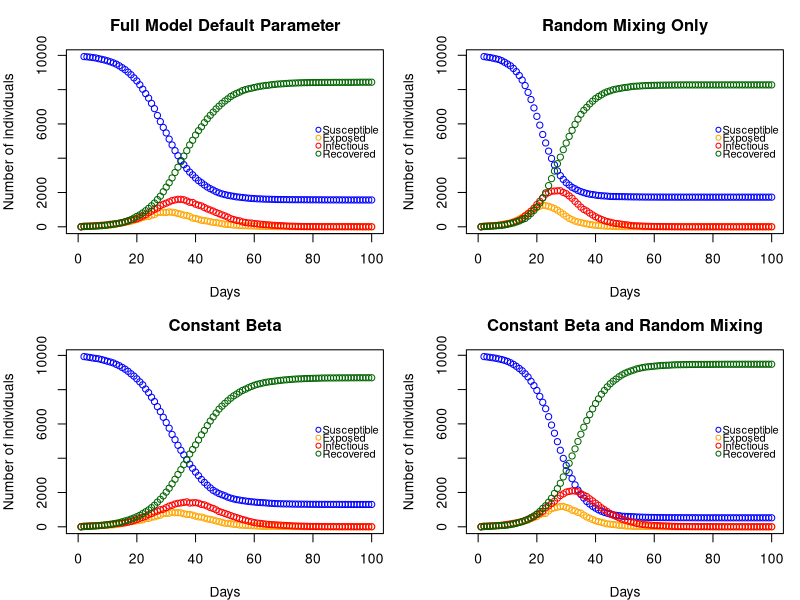

Write R code to recreate this figure.
start <- Sys.time()
# PROJECT 2 - EXTENDED STATISTICAL PROGRAMMING =================================

# Group 12 
# Aseel Alghamdi : S2901228
# Fenanda Dwitha Kurniasari : S2744048
# Nurmawiya : S2822251

# Aseel : create n people and its household, contact network, cross-check 
#         the entire code and revise code & comments
# Fenanda : create plot function, compare the model, cross-check the entire code
#           and revise code & comments
# Nurmawiya : create nseir function, cross-check code, cross-check the entire 
#             code and revise code & comments

# SEIR (Susceptible, Exposed, Infections, Recovered) Model Simulation
# Goals : create a model and how its use to investigate the role of household
#         and network structure on epidemic dynamics.


# 1) Create n people assigned to corresponding household where maximum size is 5
n <- 10000 #population size
hmax <- 5 #maximum household size
#creating n vector of which the number refers to household
#-and the occurrences refers to size of corresponding household
set.seed(1)
sizes <- sample(1:hmax, n, replace = TRUE)
h <- sample(rep(1:length(sizes), times = sizes)[1:n])

# 2) Contact network
get.net <- function (beta, nc=15, h) {
  # Function to create links (daily contacts) for each person
  
  # nc: average number of contacts per person, set to 15
  # beta: sociability parameter, higher means more likely to form links
  # OUTPUT : list of connected networks from each person (output.net)
  
  n <- length(beta) ## calculate total obs of beta, equal to total population
  beta_bar <- mean(beta) ## calculate mean of sociability parameter
  
  # Allocate possible connection formed in each individual
  
  output.net <- vector("list", n) ## list to store the result
  output.net0 <- integer(n) ## vector to store number of contact made per person
  
  # Make list of n elements which in each element initially has nc subelement
  # Later, we would allocate (drop/add sub-element and store possible contact
  # Initialise contact list for each person with nc=15 placeholders
  for (k in 1:n) output.net[[k]] <- integer(nc) ## set initial value output.net
  
  # Loop over each individual
  for (i in 1:(n-1)) {
    j <- (i+1):n # generating candidate contacts
    flag <- h[i] != h[j]  # flag to filter same household 
    j <- j[flag] # filter candidates contacts from different household
    
    if (length(j) == 0) next # skip iteration when there are no candidate
    
    # Probability of  a link between persons i and j 
    p_link <- nc * beta[i] * beta[j] / (beta_bar^2 * (n - 1))
    
    # Select the candidates contacts based on p-link
    linked <- j[runif(length(j)) < p_link] #vector possible candidate contacts
    
    # If there is chosen candidate(s), store it into output.net and output.net0
    if (length(linked) > 0) {
      # Position to fill
      pos = (output.net0[i]+1):(output.net0[i]+length(linked))
      
      # Assign link[[i]]to candidates from "linked" at given position
      output.net[[i]][pos] <- linked
      
      # Assign number of chosen candidates at i index in output.net0
      output.net0[i] <- output.net0[i] + length(linked)
      
      # Vice versa, assign "i" to their linked candidates
      for (j1 in linked) {
        # Assign i to output.net's of its chosen candidates
        output.net[[j1]][output.net0[j1]+1] <- i 
        # Assign the number of candidates (add by 1) to its chosen candidates
        output.net0[j1] <- output.net0[j1] + 1 
      }
    }
    ## to the next value of i
  }
  
  # Drop sub-element/rejected candidates and replace person with no contact 
  for (k in 1:n) {
    if (output.net0[k] > 0) { 
      # Filter assigned links when chosen number of chosen candidates < nc
      output.net[[k]] <- output.net[[k]][1:output.net0[k]]
    } else {
      # if there is no chosen candidate, replace sub-element into NULL
      output.net[[k]] <- integer(0)
    }
  }
  return(output.net)
} ## get.net

# 3) nseir function
nseir <- function(beta, h, alink, alpha=c(.1, .01, .01),
                  delta=.2, gamma=.4, nc=15, nt=100, pinf=.005){
  # SEIR stochastic simulation model
  # beta: sociability parameter of each person
  # h: household list
  # alink: list of regular contacts of each person returned by get.net
  # alpha[1]: daily prob i infecting j if in same household (alpha h)
  # alpha[2]: daily prob i infecting j if in regular contact (alpha c)
  # alpha[3]: daily prob i infecting j through random mixing (alpha r)
  # delta: daily prob I -> R
  # gamma: daily prob E -> I
  # nc: average number of daily contacts for each person
  # nt: number of days to simulate
  # pinf: proportion of the initial population to randomly start in the I state
  
  # output : nt x 5 matrix contains the number of people across states (S,E,I,R) 
  #          in each days (from 1st day to nt(100th) day). It depicts the 
  #          dynamic change in the number of people in each states based on 
  #          their daily network (from same household and daily contact) and 
  #          random mixing (Irrespective of household or regular network 
  #          relations)
  
  n <- length(beta) #population size
  state <- rep("S", n) #initialize susceptible 
  state[sample.int(n, round(pinf * n))] <- "I" #randomly choose initial state I
  
  seir <- matrix(0, nrow = nt, ncol = 4) #set up storage for pop in each state
  colnames(seir) <- c("S", "E", "I", "R") #naming the column
  
  beta_bar <- mean(beta) #mean sociability parameter
  
  for (t in 2:nt) { #consider starting from the second day
    #simulate over nt days
    newE <- logical(n) #to record who becomes exposed
    #using random deviates: runif(n)
    newI <- (state == "E") & (runif(n) < gamma) #E -> I with prob gamma
    newR <- (state == "I") & (runif(n) < delta) #I -> R with prob delta
    inf <- which(state == "I") #locating infectious
    
    #Loop over each infectious person to spread infection
    for (i in inf) {
      # household infections: infect susceptible in same household
      hh <- which(h == h[i]) #find everyone in the same household
      sus_hh <- hh[state[hh] == "S"] #keep only those who are susceptible
      if (length(sus_hh) > 0) { #store newE if there's susceptible
        #store newE for sus_hh if random value < alpha[1]
        newE[sus_hh] <- newE[sus_hh] | (runif(length(sus_hh)) < alpha[1])
        #using OR logical to accumulate infections, not to reset them
      }
      
      # network infections: infect regular contacts from alink
      if (length(alink[[i]]) > 0) { #store sus_net if there's regular contacts
        #store only the member(s) with regular contacts in S
        sus_net <- alink[[i]][state[alink[[i]]] == "S"]
        if (length(sus_net) > 0) { #store newE if there's sus_net
          #store newE for sus_net if random value < alpha[2]
          newE[sus_net] <- newE[sus_net] | (runif(length(sus_net)) < alpha[2])
        }
      }
      
      # random mixing: infect random susceptible
      sus <- which(state == "S") #locating susceptible
      if (length(sus) > 0) {
        #probability irrespective of household or regular contacts
        p_random <- alpha[3]*nc*beta[i]*beta[sus] / (beta_bar^2*(n-1))
        #store newE for sus if random value < p_random
        newE[sus] <- newE[sus] | (runif(length(sus)) < p_random)
      }
    }
    
    #update states based on new infections
    state[newE & state == "S"] <- "E" #store susceptible who get exposed
    state[newI] <- "I" #store exposed to infectious if random value < gamma
    state[newR] <- "R" #store infectious to recovered if random value < delta
    
    #record daily counts of each state
    seir[t, ] <- tabulate(factor(state, levels=c("S", "E", "I", "R")), nbins=4)
  }
  
  #returns a list of elements S, E, I, R
  return(data.frame(t = 1:nt, seir))
} ## nseir

# 4) Function Plot
dyn.plot <- function(seir, title = "SEIR Dynamics") {
  # Function to create dynamics plot of the simulated population in each states
  
  # x-axis : days to simulate (from 1 to 100)
  # y-axis : number of individuals per states
  #          explanation of y-axis
  #          ---------------------|
  #          at the initial day, number of susceptible individual is the largest
  #          total individuals in all states S+E+I+R = 1000
  #          these numbers would dynamically change day by day in each states
  #          depend on the defined models
  
  # input : nseir model from function nseir 
  # output : Dynamic Plot days vs number of individuals per states
  
  # Plot the states in S(susceptible)
  # Create the base plot
  plot(seir$t, seir$S, type = "p", ##plot day vs number of susceptible 
       ylim = c(0, max(seir$S)), xlim = c(0, max(seir$t)), ## set maximum range
       xlab = "Days", ylab = "Number of individuals", ##labelling the plot
       col = "blue", pch = 1, main = title) ##color and type of points in plot
  
  # Add points for each states
  points(seir$t, seir$E, col = "orange", pch = 1) ##add states 
  points(seir$t, seir$I, col = "red", pch = 1)
  points(seir$t, seir$R, col = "darkgreen", pch = 1)
  
  # Add legend
  legend(
    "right",        
    legend = c("Susceptible", "Exposed", "Infectious", "Recovered"),
    col = c("blue", "orange", "red", "darkgreen"),
    pch = 1, bty = "n", ##type of points and no box legend 
    cex = 0.8,       ## smaller text
    pt.cex = 0.8,    ## smaller symbols
    y.intersp = 0.6, ## spacing horizontal
    x.intersp = 0.4  ## spacing between symbol and text 
  )
} ## dyn.plot


# 5) Comparing Model
# Setting up beta vector and alink pairs
# beta is vector of n values (n = 1000) ~ U(0,1)
# alink contains list of network made per each person 
set.seed(345) ## to ensure we get same vector values of beta for all model
beta <- runif(n); alink <- get.net(beta, nc = 15, h = h)

# Scenario 1: Full model with default parameters
seir1 <- nseir(beta, h, alink)

# Scenario 2: Random mixing - Setting alpha[1] = alpha[2] = 0 and 
#             alpha[3] = 0.04
seir2 <- nseir(beta, h, alink, alpha = c(0, 0, 0.04))

# Scenario 3: Full model with constant beta (beta vector = average beta)
seir3 <- nseir(rep(mean(beta), n), h, alink)

# Scenario 4: Constant beta + random mixing
seir4 <- nseir(rep(mean(beta), n), h, alink, alpha = c(0, 0, 0.04))

# Plot all scenarios 
par(mfrow = c(2, 2), mar = c(4, 4, 3, 1)) 
dyn.plot(seir1, "Full Model Default Parameter")
dyn.plot(seir2, "Random Mixing Only")
dyn.plot(seir3, "Constant Beta")
dyn.plot(seir4, "Constant Beta and Random Mixing")

end <- Sys.time()
end-start
